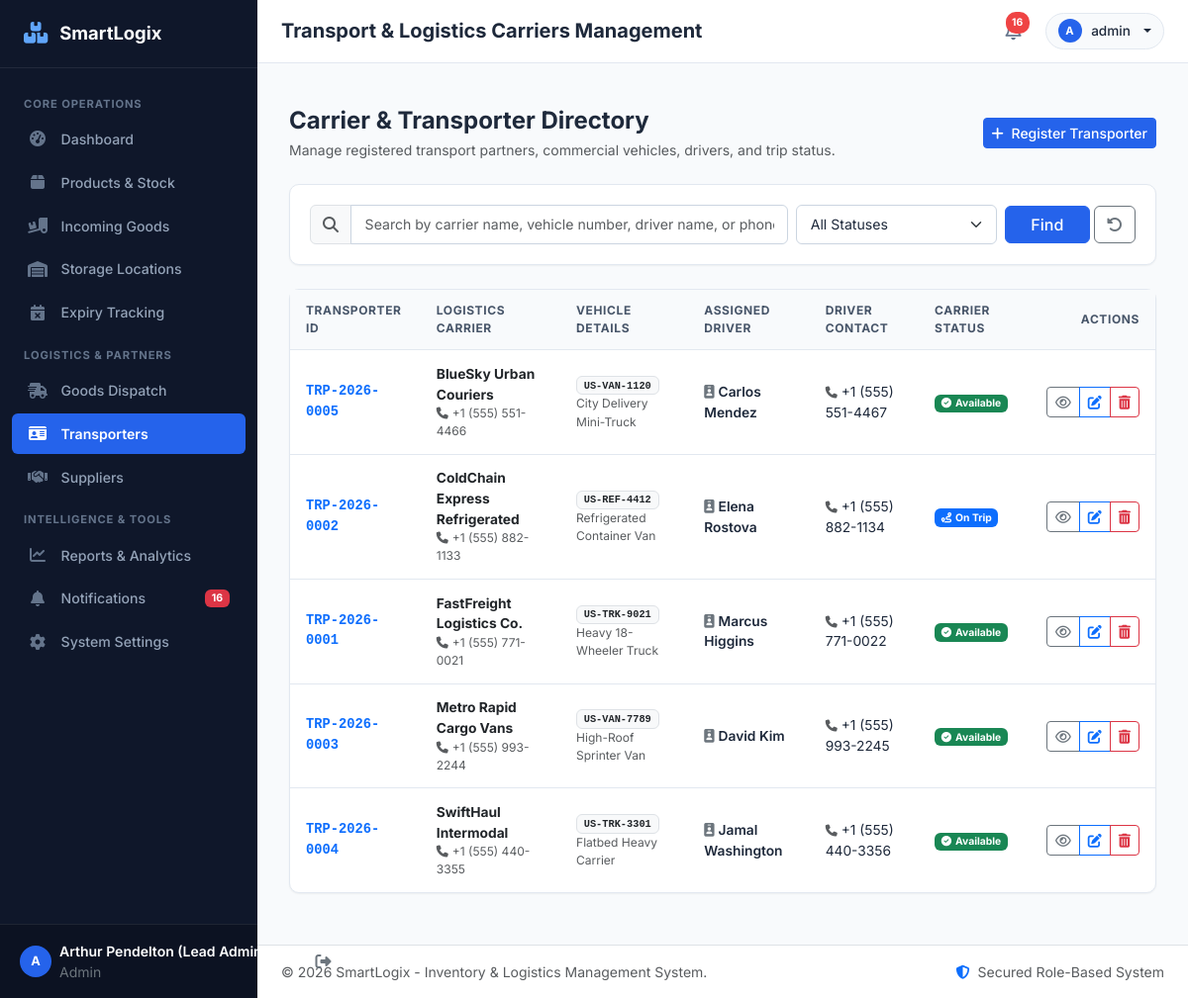
/transporters/ (signed in), run on the app's committed database.
### models.py (models this page shows, shortened)
class User(db.Model):
    __tablename__ = 'users'
    id = db.Column(db.Integer, primary_key=True)
    username = db.Column(db.String(64), unique=True, nullable=False, index=True)
    email = db.Column(db.String(120), unique=True, nullable=False, index=True)
    password_hash = db.Column(db.String(256), nullable=False)
    full_name = db.Column(db.String(100), nullable=False)
    role = db.Column(db.String(20), default='Admin') # Admin, Manager, Shopkeeper, Warehouse Staff
    created_at = db.Column(db.DateTime, default=get_current_time)

class Transporter(db.Model):
    __tablename__ = 'transporters'
    id = db.Column(db.Integer, primary_key=True)
    transporter_code = db.Column(db.String(30), unique=True, nullable=False, index=True)
    name = db.Column(db.String(120), nullable=False)
    contact_number = db.Column(db.String(30), nullable=False)
    email = db.Column(db.String(120), nullable=False)
    vehicle_number = db.Column(db.String(40), nullable=False)
    vehicle_type = db.Column(db.String(50), nullable=False) # e.g. Heavy Truck, Cargo Van, Refrigerated Truck, Container
    driver_name = db.Column(db.String(100), nullable=False)
    driver_contact = db.Column(db.String(30), nullable=False)
    address = db.Column(db.Text, nullable=False)
    status = db.Column(db.String(30), default='Available') # Available, On Trip, Maintenance, Inactive
    created_at = db.Column(db.DateTime, default=get_current_time)
    dispatch_orders = db.relationship('DispatchOrder', backref='transporter', lazy=True)

### routes/transporters.py (the view, shortened to what this page needs)
@transporters_bp.route('/')
@login_required
def index():
    search_query = request.args.get('search', '').strip()
    status_filter = request.args.get('status', '')
    query = Transporter.query
    if status_filter:
        query = query.filter(Transporter.status == status_filter)
    transporters = query.order_by(Transporter.name.asc()).all()
    return render_template(
        'transporters/index.html',
        transporters=transporters,
        search_query=search_query,
        status_filter=status_filter
    )

### helpers.py (called while the page is built)
def login_required(f):
    @wraps(f)
    def decorated_function(*args, **kwargs):
        if 'user_id' not in session:
            flash('Please log in to access this page.', 'warning')
            return redirect(url_for('auth.login'))
        return f(*args, **kwargs)
    return decorated_function

### templates/transporters/index.html (shortened to what this page needs)
{% extends "base.html" %}
{% block page_title %}Transport & Logistics Carriers Management{% endblock %}
{% block content %}
<div class="d-flex flex-wrap justify-content-between align-items-center gap-3 mb-4">
    <div>
        <h4 class="fw-bold mb-1">Carrier & Transporter Directory</h4>
        <p class="text-muted small mb-0">Manage registered transport partners, commercial vehicles, drivers, and trip status.</p>
    </div>
    <div>
        <a href="{{ url_for('transporters.add') }}" class="btn btn-primary btn-sm">
            <i class="fa-solid fa-plus me-1"></i> Register Transporter
        </a>
    </div>
</div>
<div class="card-modern mb-4">
    <div class="card-body-modern">
        <form method="GET" action="{{ url_for('transporters.index') }}" class="row g-2 align-items-center">
            <div class="col-md-7">
                <div class="input-group">
                    <span class="input-group-text bg-light"><i class="fa-solid fa-magnifying-glass text-muted"></i></span>
                    <input type="text" class="form-control" name="search" placeholder="Search by carrier name, vehicle number, driver name, or phone..." value="{{ search_query }}">
                </div>
            </div>
            <div class="col-md-3">
                <select class="form-select" name="status" onchange="this.form.submit()">
                    <option value="">All Statuses</option>
                </select>
            </div>
            <div class="col-md-2 d-flex gap-1">
                <button type="submit" class="btn btn-primary w-100">Find</button>
                <a href="{{ url_for('transporters.index') }}" class="btn btn-outline-secondary" title="Reset"><i class="fa-solid fa-rotate-left"></i></a>
            </div>
        </form>
    </div>
</div>
<div class="card-modern">
    <div class="table-responsive">
        <table class="table-modern">
            <thead>
                <tr>
                    <th>Transporter ID</th>
                    <th>Logistics Carrier</th>
                    <th>Vehicle Details</th>
                    <th>Assigned Driver</th>
                    <th>Driver Contact</th>
                    <th>Carrier Status</th>
                    <th class="text-end">Actions</th>
                </tr>
            </thead>
            <tbody>
                {% if transporters %}
                    {% for t in transporters %}
                    <tr>
                        <td class="font-monospace fw-bold text-primary">{{ t.transporter_code }}</td>
                        <td>
                            <a href="{{ url_for('transporters.detail', transporter_id=t.id) }}" class="fw-bold text-decoration-none text-dark">
                                {{ t.name }}
                            </a>
                            <div class="text-muted small"><i class="fa-solid fa-phone me-1"></i>{{ t.contact_number }}</div>
                        </td>
                        <td>
                            <div class="badge bg-light text-dark border font-monospace">{{ t.vehicle_number }}</div>
                            <div class="text-muted small">{{ t.vehicle_type }}</div>
                        </td>
                        <td>
                            <span class="fw-semibold"><i class="fa-solid fa-id-badge text-secondary me-1"></i>{{ t.driver_name }}</span>
                        </td>
                        <td>
                            <i class="fa-solid fa-phone text-muted small me-1"></i>{{ t.driver_contact }}
                        </td>
                        <td>
                            {% if t.status == 'Available' %}
                            <span class="badge bg-success"><i class="fa-solid fa-circle-check me-1"></i>Available</span>
                            {% elif t.status == 'On Trip' %}
                            <span class="badge bg-primary"><i class="fa-solid fa-route me-1"></i>On Trip</span>
                            {% else %}
                            <span class="badge bg-secondary">{{ t.status }}</span>
                            {% endif %}
                        </td>
                        <td class="text-end">
                            <div class="btn-group btn-group-sm">
                                <a href="{{ url_for('transporters.detail', transporter_id=t.id) }}" class="btn btn-outline-secondary" title="View Profile">
                                    <i class="fa-regular fa-eye"></i>
                                </a>
                                <a href="{{ url_for('transporters.edit', transporter_id=t.id) }}" class="btn btn-outline-primary" title="Edit">
                                    <i class="fa-solid fa-pen-to-square"></i>
                                </a>
                                <button type="button" class="btn btn-outline-danger"
                                        data-bs-toggle="modal"
                                        data-bs-target="#deleteConfirmModal"
                                        data-action-url="{{ url_for('transporters.delete', transporter_id=t.id) }}"
                                        data-item-name="{{ t.name }} ({{ t.vehicle_number }})">
                                    <i class="fa-solid fa-trash-can"></i>
                                </button>
                            </div>
                        </td>
                    </tr>
                    {% endfor %}
                {% else %}
                    <tr>
                        <td colspan="7" class="text-center text-muted py-4">No carriers found matching the search.</td>
                    </tr>
                {% endif %}
            </tbody>
        </table>
    </div>
</div>
{% endblock %}

### templates/base.html (shortened to what this page needs)
<!DOCTYPE html>
<html lang="en">
<head>
    <link href="https://cdn.jsdelivr.net/npm/bootstrap@5.3.3/dist/css/bootstrap.min.css" rel="stylesheet">
    <link rel="stylesheet" href="https://cdnjs.cloudflare.com/ajax/libs/font-awesome/6.5.1/css/all.min.css">
    <link rel="stylesheet" href="{{ url_for('static', filename='css/style.css') }}">
</head>
<body>
<div class="app-wrapper">
    <nav id="sidebar">
        <a href="{{ url_for('dashboard.index') }}" class="sidebar-brand">
            <i class="fa-solid fa-boxes-stacked"></i>
            <span>SmartLogix</span>
        </a>
        <ul class="sidebar-nav">
            <li class="sidebar-section-title">Core Operations</li>
            <li class="nav-item">
                <a class="nav-link {% if request.blueprint == 'dashboard' %}active{% endif %}" href="{{ url_for('dashboard.index') }}">
                    <i class="fa-solid fa-gauge-high"></i>
                    <span>Dashboard</span>
                </a>
            </li>
            <li class="nav-item">
                <a class="nav-link {% if request.blueprint == 'inventory' %}active{% endif %}" href="{{ url_for('inventory.index') }}">
                    <i class="fa-solid fa-box"></i>
                    <span>Products & Stock</span>
                </a>
            </li>
            <li class="nav-item">
                <a class="nav-link {% if request.blueprint == 'incoming' %}active{% endif %}" href="{{ url_for('incoming.index') }}">
                    <i class="fa-solid fa-truck-ramp-box"></i>
                    <span>Incoming Goods</span>
                </a>
            </li>
            <li class="nav-item">
                <a class="nav-link {% if request.blueprint == 'locations' %}active{% endif %}" href="{{ url_for('locations.index') }}">
                    <i class="fa-solid fa-warehouse"></i>
                    <span>Storage Locations</span>
                </a>
            </li>
            <li class="nav-item">
                <a class="nav-link {% if request.blueprint == 'expiry' %}active{% endif %}" href="{{ url_for('expiry.index') }}">
                    <i class="fa-solid fa-calendar-xmark"></i>
                    <span>Expiry Tracking</span>
                </a>
            </li>
            <li class="sidebar-section-title">Logistics & Partners</li>
            <li class="nav-item">
                <a class="nav-link {% if request.blueprint == 'dispatch' %}active{% endif %}" href="{{ url_for('dispatch.index') }}">
                    <i class="fa-solid fa-truck-fast"></i>
                    <span>Goods Dispatch</span>
                </a>
            </li>
            <li class="nav-item">
                <a class="nav-link {% if request.blueprint == 'transporters' %}active{% endif %}" href="{{ url_for('transporters.index') }}">
                    <i class="fa-solid fa-id-card"></i>
                    <span>Transporters</span>
                </a>
            </li>
            <li class="nav-item">
                <a class="nav-link {% if request.blueprint == 'suppliers' %}active{% endif %}" href="{{ url_for('suppliers.index') }}">
                    <i class="fa-solid fa-handshake"></i>
                    <span>Suppliers</span>
                </a>
            </li>
            <li class="sidebar-section-title">Intelligence & Tools</li>
            <li class="nav-item">
                <a class="nav-link {% if request.blueprint == 'reports' %}active{% endif %}" href="{{ url_for('reports.index') }}">
                    <i class="fa-solid fa-chart-line"></i>
                    <span>Reports & Analytics</span>
                </a>
            </li>
            <li class="nav-item">
                <a class="nav-link {% if request.blueprint == 'notifications' %}active{% endif %}" href="{{ url_for('notifications.index') }}">
                    <i class="fa-solid fa-bell"></i>
                    <span>Notifications</span>
                    {% if unread_notifications_count > 0 %}
                    <span class="badge bg-danger ms-auto">{{ unread_notifications_count }}</span>
                    {% endif %}
                </a>
            </li>
            <li class="nav-item">
                <a class="nav-link {% if request.blueprint == 'settings' %}active{% endif %}" href="{{ url_for('settings.index') }}">
                    <i class="fa-solid fa-gear"></i>
                    <span>System Settings</span>
                </a>
            </li>
        </ul>
        <div class="sidebar-user">
            <div class="d-flex align-items-center justify-content-between">
                <div class="d-flex align-items-center gap-2">
                    <div class="avatar-circle">
                        {{ current_user.full_name[:1] if current_user else 'U' }}
                    </div>
                    <div class="overflow-hidden">
                        <div class="text-white text-truncate fw-semibold small">{{ current_user.full_name if current_user else 'Guest' }}</div>
                        <div class="text-secondary small">{{ current_user.role if current_user else 'Visitor' }}</div>
                    </div>
                </div>
                <a href="{{ url_for('auth.logout') }}" class="text-secondary hover-white" data-bs-toggle="tooltip" title="Sign Out">
                    <i class="fa-solid fa-right-from-bracket"></i>
                </a>
            </div>
        </div>
    </nav>
    <div id="content">
        <header class="top-navbar no-print">
            <div class="d-flex align-items-center gap-3">
                <h1 class="page-title">{% block page_title %}Dashboard{% endblock %}</h1>
            </div>
            <div class="navbar-actions">
                <a href="{{ url_for('notifications.index') }}" class="notification-badge" title="Notifications">
                    {% if unread_notifications_count > 0 %}
                    <span class="badge-counter">{{ unread_notifications_count }}</span>
                    {% endif %}
                </a>
                <div class="dropdown">
                    <button class="user-profile-btn dropdown-toggle" type="button" data-bs-toggle="dropdown" aria-expanded="false">
                        <div class="avatar-circle" style="width: 24px; height: 24px; font-size: 0.7rem;">
                            {{ current_user.full_name[:1] if current_user else 'U' }}
                        </div>
                        <span>{{ current_user.username if current_user else 'Guest' }}</span>
                    </button>
                </div>
            </div>
        </header>
        <div class="px-4 pt-3 no-print">
        </div>
        <main class="page-container">
            {% block content %}{% endblock %}
        </main>
        <footer class="bg-white border-top py-3 px-4 text-muted small d-flex justify-content-between align-items-center no-print">
            <span>&copy; {{ now.year }} SmartLogix - Inventory & Logistics Management System.</span>
            <span><i class="fa-solid fa-shield-halved text-primary me-1"></i> Secured Role-Based System</span>
        </footer>
    </div>
</div>
</body>
</html>

### data on the page
User: full_name "A", full_name "Arthur Pendelton (Lead Administrator)", role "Admin", username "admin"
Transporter: transporter_code "TRP-2026-0005", name "BlueSky Urban Couriers", contact_number "+1 (555) 551-4466", vehicle_number "US-VAN-1120", vehicle_type "City Delivery Mini-Truck", driver_name "Carlos Mendez", driver_contact "+1 (555) 551-4467", status "Available" (drawn)
Transporter: transporter_code "TRP-2026-0002", name "ColdChain Express Refrigerated", contact_number "+1 (555) 882-1133", vehicle_number "US-REF-4412", vehicle_type "Refrigerated Container Van", driver_name "Elena Rostova", driver_contact "+1 (555) 882-1134", status "On Trip" (drawn)
Transporter: transporter_code "TRP-2026-0001", name "FastFreight Logistics Co.", contact_number "+1 (555) 771-0021", vehicle_number "US-TRK-9021", vehicle_type "Heavy 18-Wheeler Truck", driver_name "Marcus Higgins", driver_contact "+1 (555) 771-0022", status "Available" (drawn)
Transporter: transporter_code "TRP-2026-0003", name "Metro Rapid Cargo Vans", contact_number "+1 (555) 993-2244", vehicle_number "US-VAN-7789", vehicle_type "High-Roof Sprinter Van", driver_name "David Kim", driver_contact "+1 (555) 993-2245", status "Available" (drawn)
Transporter: transporter_code "TRP-2026-0004", name "SwiftHaul Intermodal", contact_number "+1 (555) 440-3355", vehicle_number "US-TRK-3301", vehicle_type "Flatbed Heavy Carrier", driver_name "Jamal Washington", driver_contact "+1 (555) 440-3356", status "Available" (drawn)

### other printed values
{{ unread_notifications_count }} "16"
